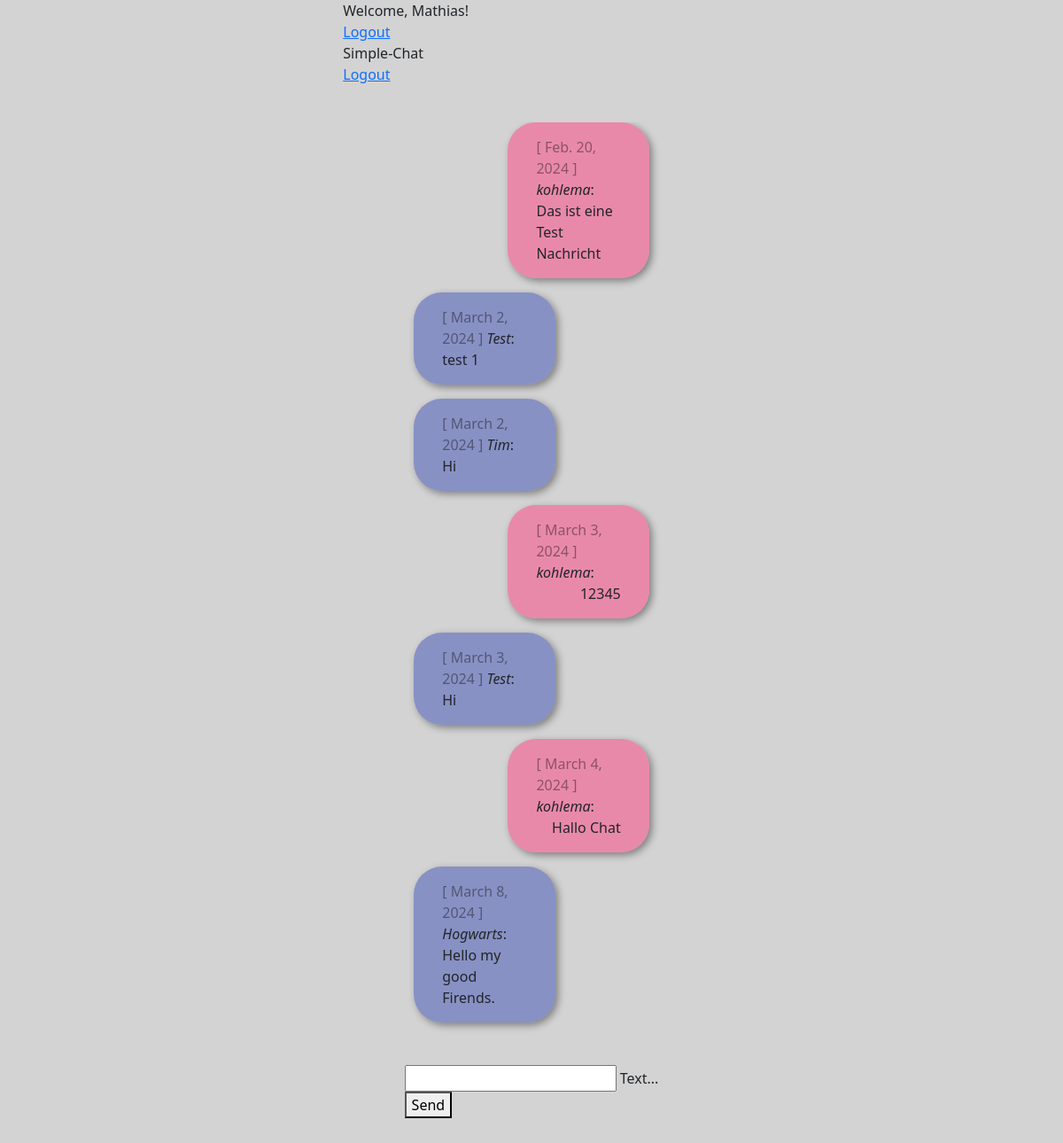
Page /chat/ (signed in) on the earlier database version.
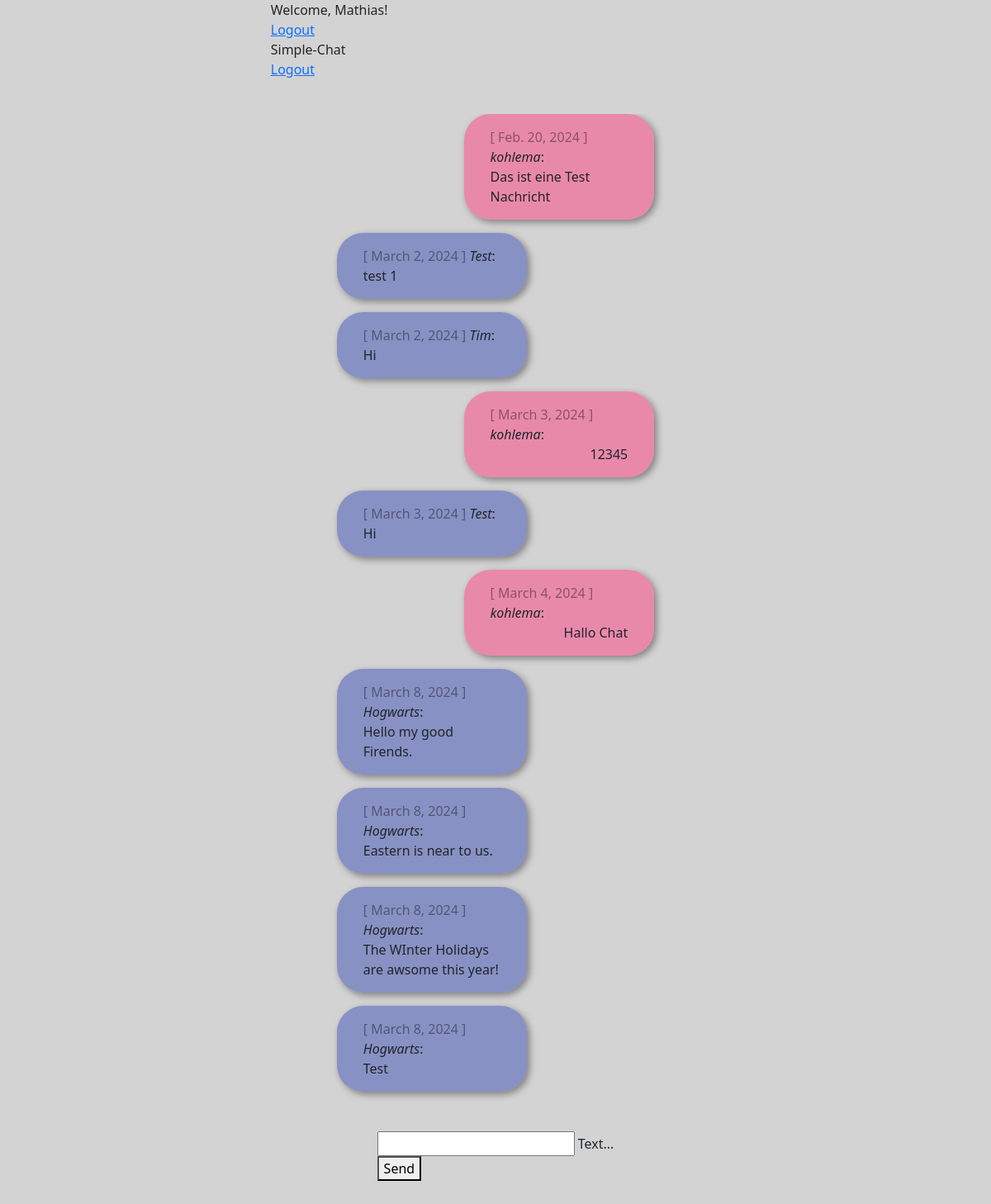
Same page on the later database version.
### chat/models.py (models this page shows)
class Message(models.Model):
    text = models.CharField(max_length=500)
    created_at = models.DateField(default=date.today)
    chat = models.ForeignKey(Chat, on_delete=models.CASCADE, related_name='chat_message_set', default=None, blank=True, null=True)
    author = models.ForeignKey(settings.AUTH_USER_MODEL, on_delete=models.CASCADE, related_name='author_message_set')
    receiver = models.ForeignKey(settings.AUTH_USER_MODEL, on_delete=models.CASCADE, related_name='receiver_message_set')

### chat/views.py (the view)
# urls.py: path('', lambda request: redirect('chat')),
@login_required(login_url='/login/')        #Check if user is logged in, if not refers to login.
def chat(request):
    if isRequestPost(request):
        testChat = Chat.objects.get(id=chat_id_number)
        new_message = createMessage(request, testChat)
        serialized_message = serializeJson(request, new_message)
        return JsonResponse(serialized_message, safe=False)
    chat_messages = filterChatMessages(chat_id_number)
    return render(
        request,
        'chat/chat.html',
        {'chat_messages': chat_messages}
    )

### chat/utils.py (called while the page is built)
def isRequestPost(request):
    return request.method == 'POST'

def filterChatMessages(id_number):
    return Message.objects.filter(chat__id=id_number)

### chat/templates/chat/chat.html (shortened to what this page needs)
{% extends "base.html" %}
{% block content %} {% if request.user.is_authenticated %}
<div class="page-chat">
	<div id="messageContainer">
		{% for message in chat_messages %}
		{% if request.user.is_authenticated and request.user == message.author %}
		<div class="message__right">
			<div class="message--user message__bubble--user">
				<div>
					<span class="color-gray">[ {{ message.created_at }} ]</span>
					<i>{{ message.author }}</i>:
				</div>
				{{ message.text }}
			</div>
		</div>
		{% else %}
		<div class="message__left">
			<div class="message message__bubble">
				<div>
					<span class="color-gray">[ {{ message.created_at }} ]</span>
					<i>{{ message.author }}</i>:
				</div>
				{{ message.text }}
			</div>
		</div>
		{% endif %} {% endfor %}
	</div>
	<form
		onsubmit="sendMessage(); return false;"
		method="POST"
		id="chatForm"
		class="form__chat"
	>
		<div
			class="mdl-textfield mdl-js-textfield mdl-textfield--floating-label"
		>
			<input
				name="messageField"
				class="mdl-textfield__input"
				type="text"
				id="messageField"
			/>
			<label class="mdl-textfield__label" for="messageField"
				>Text...</label
			>
		</div>
		<button
			class="mdl-button mdl-js-button mdl-button--raised mdl-js-ripple-effect mdl-button--accent submit__chat"
			type="submit"
		>
			Send
		</button>
	</form>
</div>
{% else %}
<h1>Not logged in!</h1>
<p>
	You are not logged in. Please log in.<br />
	Please follow the Link for <a href="{% url 'login_user' %}">Login</a>.
</p>
{% endif %} {% endblock %}

Differences in the rows shown:
added Message: created_at "March 8, 2024", author "Hogwarts", text "Eastern is near to us."
added Message: created_at "March 8, 2024", author "Hogwarts", text "The WInter Holidays are awsome this year!"
added Message: created_at "March 8, 2024", author "Hogwarts", text "Test"
